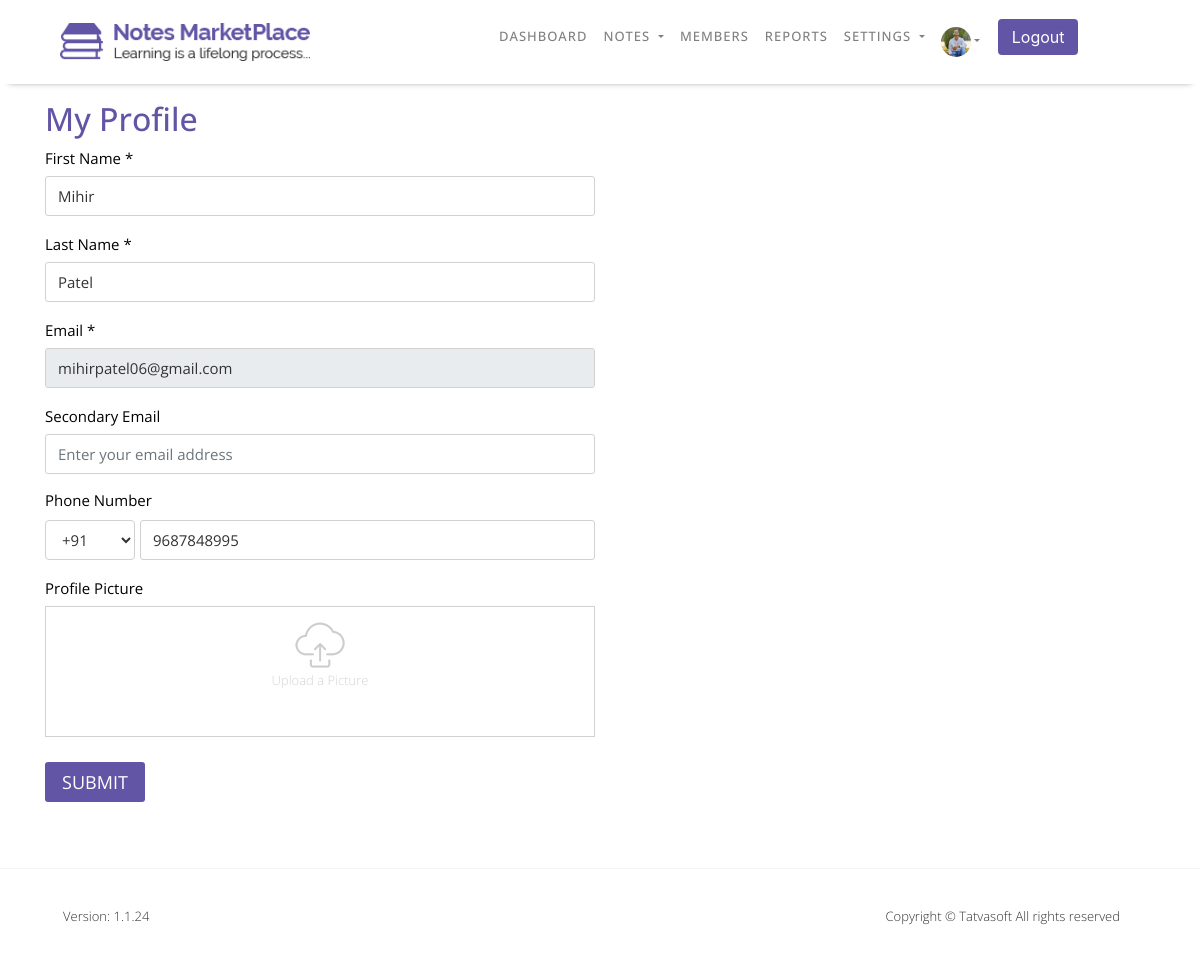
Before: /NOTESMARKETPLACE/Admin/My_Profile.php (signed in) with the older database file.
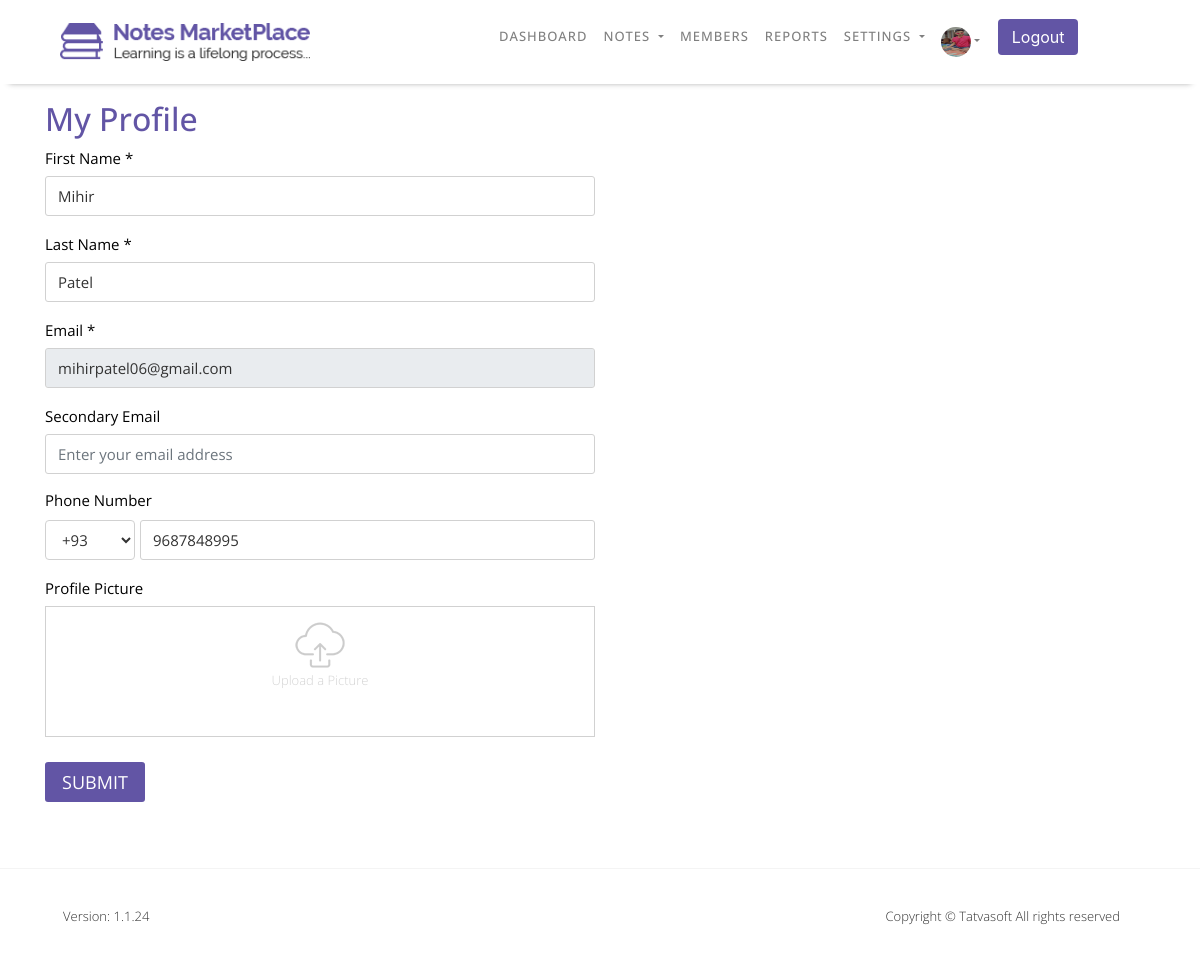
After: the same page with the newer database file.
### tables this page shows
CREATE TABLE `userprofile` (
  `ID` int(11) NOT NULL COMMENT 'Primary Key',
  `UserID` int(11) NOT NULL COMMENT 'FOREIGN KEY relationship with Users table.',
  `DOB` datetime DEFAULT NULL,
  `Gender` int(11) DEFAULT NULL COMMENT 'FOREIGN KEY relationship with ReferenceData table.bind distinct value from ReferenceDtata table with filter RefCategory=''Gender'' ans IsActive = 1.',
  `SecondaryEmailAddress` varchar(100) NOT NULL COMMENT 'For Admin user only.',
  `Phone number - Country Code` varchar(5) NOT NULL COMMENT 'bind distinct CountryCode from Country table with filter IsActive=1.',
  `Phone number` varchar(20) NOT NULL,
  `Profile Picture` varchar(500) DEFAULT NULL COMMENT 'Profile Picture of the user. ',
  `Address Line 1` varchar(100) NOT NULL,
  `Address Line 2` varchar(100) NOT NULL,
  `City` varchar(50) NOT NULL,
  `State` varchar(50) NOT NULL,
  `Zip Code` varchar(50) NOT NULL,
  `Country` varchar(50) NOT NULL COMMENT 'Bind distinct Country from Country table with filter IsActive=1.',
  `University` varchar(100) DEFAULT NULL,
  `College` varchar(100) DEFAULT NULL,
  `CreatedDate` datetime DEFAULT current_timestamp() COMMENT 'Date and time when system has created a record.',
  `CraetedBy` int(11) DEFAULT NULL COMMENT 'UserID who has created this rocord.',
  `ModifiedDate` datetime DEFAULT current_timestamp() COMMENT 'Date and time when system has updated a record.',
  `ModifiedBy` int(11) DEFAULT NULL COMMENT 'UserID who has updated this rocord.'
);

### NOTESMARKETPLACE/Admin/My_Profile.php (the view, shortened to what the changed rows need)
<?php include "Config/Database-Connection.php"; ?>
    <?php
        if(isset($_SESSION['loggedin']) && $_SESSION['loggedin'] = true){
            include "Header.php";
        }else{
            header("Location: ../Login.php");
        }
    ?>
    <section id="profile">
        <div class="content-box-md">
            <div class="container">
                <div class="row">
                    <div class="col-md-12 col-sm-12 col-12 text-left">
                        <div class="horizontal-heading">
                            <h2>My Profile</h2>
                        </div>
                    </div>
                </div>
            <?php
                if(isset($_SESSION['loggedin']) && $_SESSION['loggedin'] = true){
                    $EmailID = $_SESSION['EmailID'];
                    $query = "SELECT * FROM users WHERE EmailID='{$EmailID}'";
                    $Users_select = mysqli_query($connection,$query);
                    while($row = mysqli_fetch_assoc($Users_select)){
                        $ID = $row['ID'];
                        $EmailIDOld = $row['EmailID'];
                        $FirstNameOld = $row['FirstName'];
                        $LastNameOld = $row['LastName'];
                    }
                    $query = "SELECT * FROM userprofile WHERE UserID=$ID";
                    $User_profile_select = mysqli_query($connection,$query);
                    while($row = mysqli_fetch_assoc($User_profile_select)){
                        $CountryCodeOld = $row['Phone number - Country Code'];
                        $PhonenumberOld = $row['Phone number'];
                    }
                }
            ?>
                <form action="" method="post" enctype="multipart/form-data">
                    <div class="row">
                        <div class="col-md-6 col-sm-12 col-12">
                            <div class="row profile-row">
                                <div class="col-md-12 col-sm-12 col-12">
                                    <div class="form-group text-left">
                                        <label for="Full-Name">First Name<span> *</span></label>
                                        <input type="text" value="<?php if(isset($_SESSION['loggedin'])){ echo $FirstNameOld; } ?>" name="First_Name" class="form-control" placeholder="Enter your full name" required>
                                    </div>
                                </div>
                            </div>
                            <div class="row profile-row">
                                <div class="col-md-12 col-sm-12 col-12">
                                    <div class="form-group text-left">
                                        <label for="Last-Name">Last Name<span> *</span></label>
                                        <input type="text" value="<?php if(isset($_SESSION['loggedin'])){ echo $LastNameOld; } ?>" name="Last_Name" class="form-control" placeholder="Enter your last name" required>
                                    </div>
                                </div>
                            </div>
                            <div class="row profile-row">
                                <div class="col-md-12 col-sm-12 col-12">
                                    <div class="form-group text-left">
                                        <label for="Email-Address">Email<span> *</span></label>
                                        <input type="email" value="<?php if(isset($_SESSION['loggedin'])){ echo $EmailIDOld; } ?>" name="Email" class="form-control" placeholder="Enter your email address" <?php if(isset($_SESSION['loggedin'])){ echo "readonly"; }else{ echo "required"; }?>>
                                    </div>
                                </div>
                            </div>
                            <div class="row profile-row">
                                <div class="col-md-12 col-sm-12 col-12">
                                    <div class="form-group text-left">
                                        <label for="Secondary-Email">Secondary Email</label>
                                        <input type="email" name="Secondary_Email" class="form-control" placeholder="Enter your email address">
                                    </div>
                                </div>
                            </div>
                            <div class="row profile-row">
                                <div class="col-md-12 col-sm-12 col-12">
                                    <h4>Phone Number</h4>
                                    <div class="row" id="profile-row-inner">
                                        <div class="col-md-2 col-sm-2 col-2">
                                            <div class="form-group text-left">
                                                <select class="form-control" name="PhoneCode">
                                                    <?php if(isset($_SESSION['loggedin']) && mysqli_num_rows($User_profile_select)!=0){?>
                                                    <option value="<?php echo $CountryCodeOld; } ?>" selected><?php echo $CountryCodeOld; ?></option>
                                                </select>
                                            </div>
                                        </div>
                                        <div class="col-md-10 col-sm-10 col-10">
                                                <div class="form-group">
                                                    <input type="text" value="<?php if(isset($_SESSION['loggedin']) && mysqli_num_rows($User_profile_select)!=0){ echo $PhonenumberOld; }else{ echo ""; } ?>" name="Phone_Number" class="form-control" placeholder="Enter your phone number" required>
                                                </div>
                                        </div>
                                    </div>
                                </div>
                            </div>
                            <div class="row profile-row">
                                <div class="col-md-12 col-sm-12 col-12" id="Profile-Picture">
                                    <div class="row">
                                        <div class="col-md-12 col-sm-12 col-12">
                                            <label>Profile Picture</label>
                                        </div>
                                        <div class="col-md-12 col-sm-12 col-12 text-center">
                                            <div class="add-border">
                                                <label for="upload" class="upload-profile">
                                                    <img src="images/User-Profile/upload.png">
                                                    <p style="color: lightgray;" id="Profile">Upload a Picture</p>
                                                </label>
                                            </div>
                                        </div>
                                    </div>
                                </div>
                            </div>
                        </div>
                    </div>
                    <div class="row profile-row">
                        <div class="col-md-12 col-sm-12 col-12">
                            <button type="submit" name="My_Profile" class="btn btn-info btn-rich-blue">Submit</button>
                        </div>
                    </div>
                </form>
            </div>
        </div>
    </section>
<?php include "Footer.php"; ?>

### NOTESMARKETPLACE/Admin/Header.php (shortened to what the changed rows need)
<!DOCTYPE html>
<html lang="en">
<head>
    <link rel="stylesheet" href="css/bootstrap/bootstrap.min.css">
    <link rel="stylesheet" type="text/css" href="https://cdn.datatables.net/1.10.24/css/jquery.dataTables.min.css"/>
    <link rel="stylesheet" href="css/style.css">
    <link rel="stylesheet" href="css/responsive.css">
</head>
<body>
    <header>
        <nav class="navbar navbar-expand-lg navbar-light white-nav-top fixed-top">
            <div class="container">
                <a id="user-header" class="navbar-brand" href="Dashboard.php">
                    <img src="images/Homepage/logo.png" alt="Logo" class="img-responsive">
                </a>
                <div class="collapse navbar-collapse" id="navbarSupportedContent">
                    <ul class="navbar-nav me-auto mb-2 mb-lg-0">
                        <li class="nav-item">
                            <a class="nav-link" href="Dashboard.php">Dashboard</a>
                        </li>
                        <li class="nav-item dropdown">
                            <a class="nav-link dropdown-toggle dropbtn" href="#" id="navbarDropdown" role="button" data-toggle="dropdown" aria-haspopup="true" aria-expanded="false">
                                Notes
                            </a>
                        </li>
                        <li class="nav-item">
                            <a class="nav-link" href="Members.php">Members</a>
                        </li>
                        <li class="nav-item">
                            <a class="nav-link" href="Spam_Reports.php">Reports</a>
                        </li>
                        <li class="nav-item dropdown">
                            <a class="nav-link dropdown-toggle dropbtn" href="#" id="navbarDropdown" role="button" data-toggle="dropdown" aria-haspopup="true" aria-expanded="false">
                                Settings
                            </a>
                        </li>
                        <li class="nav-item dropdown">
                            <a class="nav-link dropdown-toggle user-img dropbtn" href="#" id="navbarDropdown" role="button" data-toggle="dropdown" aria-haspopup="true" aria-expanded="false">
                            <?php
                                    $EmailID = $_SESSION['EmailID'];
                                    $query = "SELECT * FROM users WHERE EmailID='{$EmailID}'";
                                    $Users_select = mysqli_query($connection,$query);
                                    while($row = mysqli_fetch_assoc($Users_select)){
                                        $ID = $row['ID'];
                                    }
                                    $query = "SELECT * FROM userprofile WHERE UserID=$ID";
                                    $Users_select = mysqli_query($connection,$query);
                                    while($row = mysqli_fetch_assoc($Users_select)){
                                        $IMG = $row['Profile Picture'];
                                    }
                                    $query = "SELECT * FROM system_configuration WHERE ID=8";
                                    $Default_select = mysqli_query($connection,$query);
                                    while($row = mysqli_fetch_assoc($Default_select)){
                                        $Default_IMG = $row['Value'];
                                    }
                            ?>
                            <img src="<?php if(mysqli_num_rows($Users_select)!=0 && $IMG!=""){ echo "../Uploads/Admin/$ID/Profile_Photo/$IMG"; }else{ echo "../Uploads/Default_Images/$Default_IMG"; }?>" alt="User-Photo" class="rounded-circle img-responsive"></a>
                        </li>
                        <li class="nav-item">
                            <form class="form-inline my-2 my-lg-0" action="" method="post">
                                <button class="btn my-2 my-sm-0 btn-Blue" name="Logout" type="submit" onclick="return LogoutAdmin()">Logout</button>
                            </form>
                        </li>
                    </ul>
                </div>
            </div>
        </nav>
    </header>

Changed rows visible on the page:
changed userprofile: Profile Picture: a different picture; PhoneCode "+91" → "+93"
